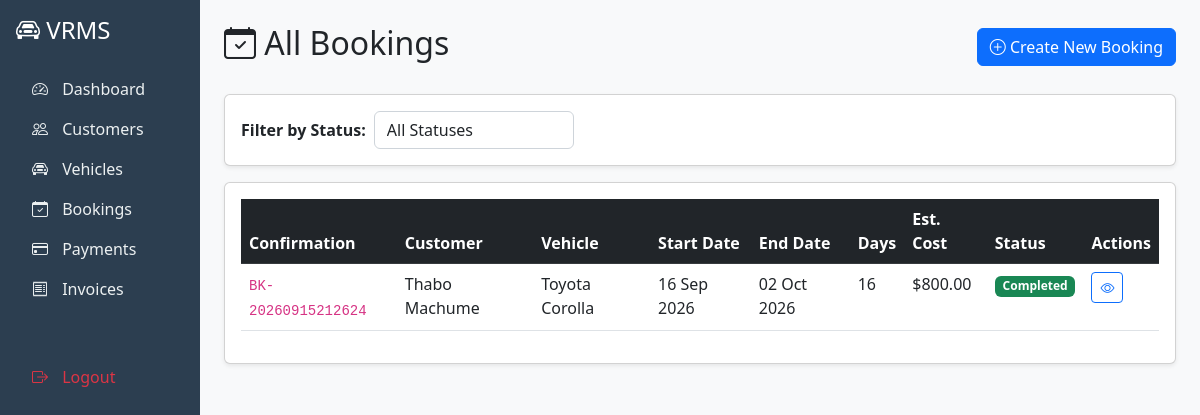
Screenshot of /bookings with the database file from the repository.
### app/models/booking.py (models this page shows, shortened)
class Booking(db.Model):
    __tablename__ = 'bookings'
    booking_id = db.Column(db.Integer, primary_key=True)
    customer_id = db.Column(db.Integer, db.ForeignKey('customers.customer_id'), nullable=False)
    vehicle_id = db.Column(db.Integer, db.ForeignKey('vehicles.vehicle_id'), nullable=False)
    start_date = db.Column(db.Date, nullable=False)
    end_date = db.Column(db.Date, nullable=False)
    rental_days = db.Column(db.Integer, nullable=False)
    confirmation_no = db.Column(db.String(20), unique=True, nullable=False)
    status = db.Column(db.String(20), default='Reserved')  # Reserved, Cancelled, Confirmed, Active, Completed
    created_at = db.Column(db.DateTime, default=datetime.utcnow)
    customer = db.relationship('Customer', backref='bookings')
    vehicle = db.relationship('Vehicle', backref='bookings')

### app/models/customer.py (models this page shows, shortened)
class Customer(db.Model):
    __tablename__ = 'customers'
    customer_id = db.Column(db.Integer, primary_key=True)
    full_name = db.Column(db.String(100), nullable=False)
    id_number = db.Column(db.String(20), unique=True, nullable=False)
    drivers_license = db.Column(db.String(20), nullable=False)
    phone = db.Column(db.String(15), nullable=False)
    email = db.Column(db.String(100), unique=True, nullable=False)
    address = db.Column(db.String(255))
    created_at = db.Column(db.DateTime, default=datetime.utcnow)

### app/models/vehicle.py (models this page shows, shortened)
class Vehicle(db.Model):
    __tablename__ = 'vehicles'
    vehicle_id = db.Column(db.Integer, primary_key=True)
    make = db.Column(db.String(50), nullable=False)
    model = db.Column(db.String(50), nullable=False)
    year = db.Column(db.Integer, nullable=False)
    license_plate = db.Column(db.String(20), unique=True, nullable=False)
    fuel_type = db.Column(db.String(20), nullable=False)  # Petrol, Diesel, Hybrid
    seating_capacity = db.Column(db.Integer, nullable=False)
    daily_rate = db.Column(db.Float, nullable=False)
    color = db.Column(db.String(30))
    current_mileage = db.Column(db.Integer, default=0)
    status = db.Column(db.String(20), default='Available')  # Available, Booked, Rented, Maintenance

### app/routes/bookings.py (the view)
@bookings.route('/bookings')
def all_bookings():
    status_filter = request.args.get('status', '')
    if status_filter:
        all_bkgs = Booking.query.filter_by(status=status_filter).order_by(Booking.booking_id.desc()).all()
    else:
        all_bkgs = Booking.query.order_by(Booking.booking_id.desc()).all()
    return render_template('bookings/all_bookings.html', bookings=all_bkgs, status_filter=status_filter)

### app/templates/bookings/all_bookings.html (shortened to what this page needs)
{% extends "base.html" %}
{% block content %}
<div class="d-flex justify-content-between align-items-center mb-4">
    <h2><i class="bi bi-calendar-check"></i> All Bookings</h2>
    <a href="{{ url_for('bookings.search_vehicles') }}" class="btn btn-primary">
        <i class="bi bi-plus-circle"></i> Create New Booking
    </a>
</div>
<div class="card mb-3 shadow-sm">
    <div class="card-body">
        <form method="GET" class="d-flex align-items-center gap-2">
            <label class="form-label mb-0"><strong>Filter by Status:</strong></label>
            <select name="status" class="form-control" style="width: 200px;" onchange="this.form.submit()">
                <option value="">All Statuses</option>
            </select>
        </form>
    </div>
</div>
<div class="card shadow-sm">
    <div class="card-body">
        {% if bookings %}
        <div class="table-responsive">
            <table class="table table-hover">
                <thead class="table-dark">
                    <tr>
                        <th>Confirmation</th>
                        <th>Customer</th>
                        <th>Vehicle</th>
                        <th>Start Date</th>
                        <th>End Date</th>
                        <th>Days</th>
                        <th>Est. Cost</th>
                        <th>Status</th>
                        <th>Actions</th>
                    </tr>
                </thead>
                <tbody>
                    {% for booking in bookings %}
                    <tr>
                        <td><code>{{ booking.confirmation_no }}</code></td>
                        <td>{{ booking.customer.full_name }}</td>
                        <td>{{ booking.vehicle.make }} {{ booking.vehicle.model }}</td>
                        <td>{{ booking.start_date.strftime('%d %b %Y') }}</td>
                        <td>{{ booking.end_date.strftime('%d %b %Y') }}</td>
                        <td>{{ booking.rental_days }}</td>
                        <td>${{ "%.2f"|format(booking.rental_days * booking.vehicle.daily_rate) }}</td>
                        <td>
                            {% set status_colors = {
                                'Reserved': 'warning',
                                'Active': 'primary',
                                'Completed': 'success',
                                'Cancelled': 'danger'
                            } %}
                            <span class="badge bg-{{ status_colors.get(booking.status, 'secondary') }}">
                                {{ booking.status }}
                            </span>
                        </td>
                        <td>
                            <a href="{{ url_for('bookings.view_booking', booking_id=booking.booking_id) }}"
                               class="btn btn-sm btn-outline-primary">
                                <i class="bi bi-eye"></i>
                            </a>
                        </td>
                    </tr>
                    {% endfor %}
                </tbody>
            </table>
        </div>
        {% else %}
        <div class="text-center py-5">
            <i class="bi bi-inbox fs-1 text-muted"></i>
            <p class="text-muted mt-2">No bookings found.</p>
            <a href="{{ url_for('bookings.search_vehicles') }}" class="btn btn-primary">Create First Booking</a>
        </div>
        {% endif %}
    </div>
</div>
{% endblock %}

### rows the page displays
Booking: confirmation_no "BK-20260915212624", customer.full_name "Thabo Machume", vehicle.make "Toyota", vehicle.model "Corolla", start_date "16 Sep 2026", end_date "02 Oct 2026", rental_days "16", booking.rental_days*booking.vehicle.daily_rate "800.00", status "Completed"
